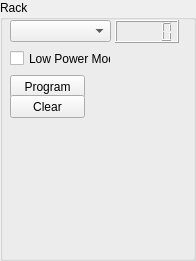
     <widget class="QGroupBox" name="rackprop">
      <property name="geometry">
       <rect>
        <x>620</x>
        <y>310</y>
        <width>196</width>
        <height>261</height>
       </rect>
      </property>
      <property name="title">
       <string>Rack</string>
      </property>
      <widget class="QComboBox" name="selectedRack">
       <property name="geometry">
        <rect>
         <x>10</x>
         <y>20</y>
         <width>101</width>
         <height>22</height>
        </rect>
       </property>
      </widget>
      <widget class="QCheckBox" name="lowpowermode">
       <property name="geometry">
        <rect>
         <x>10</x>
         <y>50</y>
         <width>101</width>
         <height>17</height>
        </rect>
       </property>
       <property name="text">
        <string>Low Power Mode</string>
       </property>
      </widget>
      <widget class="QPushButton" name="programset">
       <property name="geometry">
        <rect>
         <x>10</x>
         <y>75</y>
         <width>75</width>
         <height>23</height>
        </rect>
       </property>
       <property name="text">
        <string>Program</string>
       </property>
      </widget>
      <widget class="QPushButton" name="clearset">
       <property name="geometry">
        <rect>
         <x>10</x>
         <y>95</y>
         <width>75</width>
         <height>23</height>
        </rect>
       </property>
       <property name="text">
        <string>Clear</string>
       </property>
      </widget>
      <widget class="QLCDNumber" name="currentID">
       <property name="geometry">
        <rect>
         <x>115</x>
         <y>20</y>
         <width>64</width>
         <height>23</height>
        </rect>
       </property>
      </widget>
     </widget>
